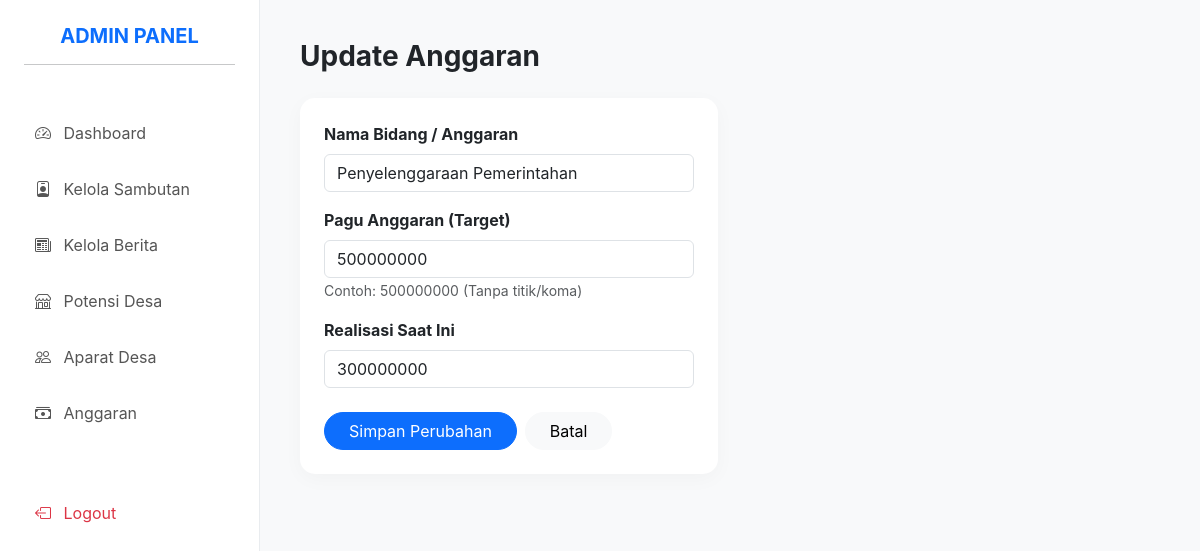
Page /admin/edit_anggaran.php?id=1 (signed in) on the committed database.
### tables this page shows
CREATE TABLE `tabel_anggaran` (
  `id` int NOT NULL,
  `bidang` varchar(255) NOT NULL,
  `pagu_anggaran` bigint NOT NULL,
  `realisasi` bigint DEFAULT '0',
  `tahun` year NOT NULL
);

### admin/edit_anggaran.php (the view, shortened to what this page needs)
<?php include('components/header.php'); ?>
<?php include('components/sidebar.php'); ?>
<?php
$id = mysqli_real_escape_string($koneksi, $_GET['id']);
$query = mysqli_query($koneksi, "SELECT * FROM tabel_anggaran WHERE id = '$id'");
$d = mysqli_fetch_array($query);
?>
<div class="mb-4">
    <h3 class="fw-bold">Update Anggaran</h3>
</div>
<div class="row">
    <div class="col-md-6">
        <div class="card stat-card p-4">
            <form action="proses_edit_anggaran.php" method="POST">
                <div class="mb-3">
                    <label class="form-label fw-bold">Nama Bidang / Anggaran</label>
                    <input type="text" name="bidang" class="form-control" value="<?php echo $d['bidang']; ?>" required>
                </div>
                <div class="mb-3">
                    <label class="form-label fw-bold">Pagu Anggaran (Target)</label>
                    <input type="number" name="pagu" class="form-control" value="<?php echo $d['pagu_anggaran']; ?>" required>
                    <small class="text-muted">Contoh: 500000000 (Tanpa titik/koma)</small>
                </div>
                <div class="mb-3">
                    <label class="form-label fw-bold">Realisasi Saat Ini</label>
                    <input type="number" name="realisasi" class="form-control" value="<?php echo $d['realisasi']; ?>" required>
                </div>
                <div class="d-flex gap-2 mt-4">
                    <button type="submit" name="update" class="btn btn-primary rounded-pill px-4">Simpan Perubahan</button>
                    <a href="kelola_anggaran.php" class="btn btn-light rounded-pill px-4">Batal</a>
                </div>
            </form>
        </div>
    </div>
</div>
<?php include('components/footer.php'); ?>

### admin/components/header.php (style rules this page uses)
:root { --primary-color: #00BFFF; }
body { background-color: #f8f9fa; font-family: 'Inter', sans-serif; }
.stat-card { border: none; border-radius: 15px; box-shadow: 0 5px 20px rgba(0,0,0,0.03); }

### rows in the picture
tabel_anggaran: bidang "Penyelenggaraan Pemerintahan", pagu "500000000", realisasi "300000000"
